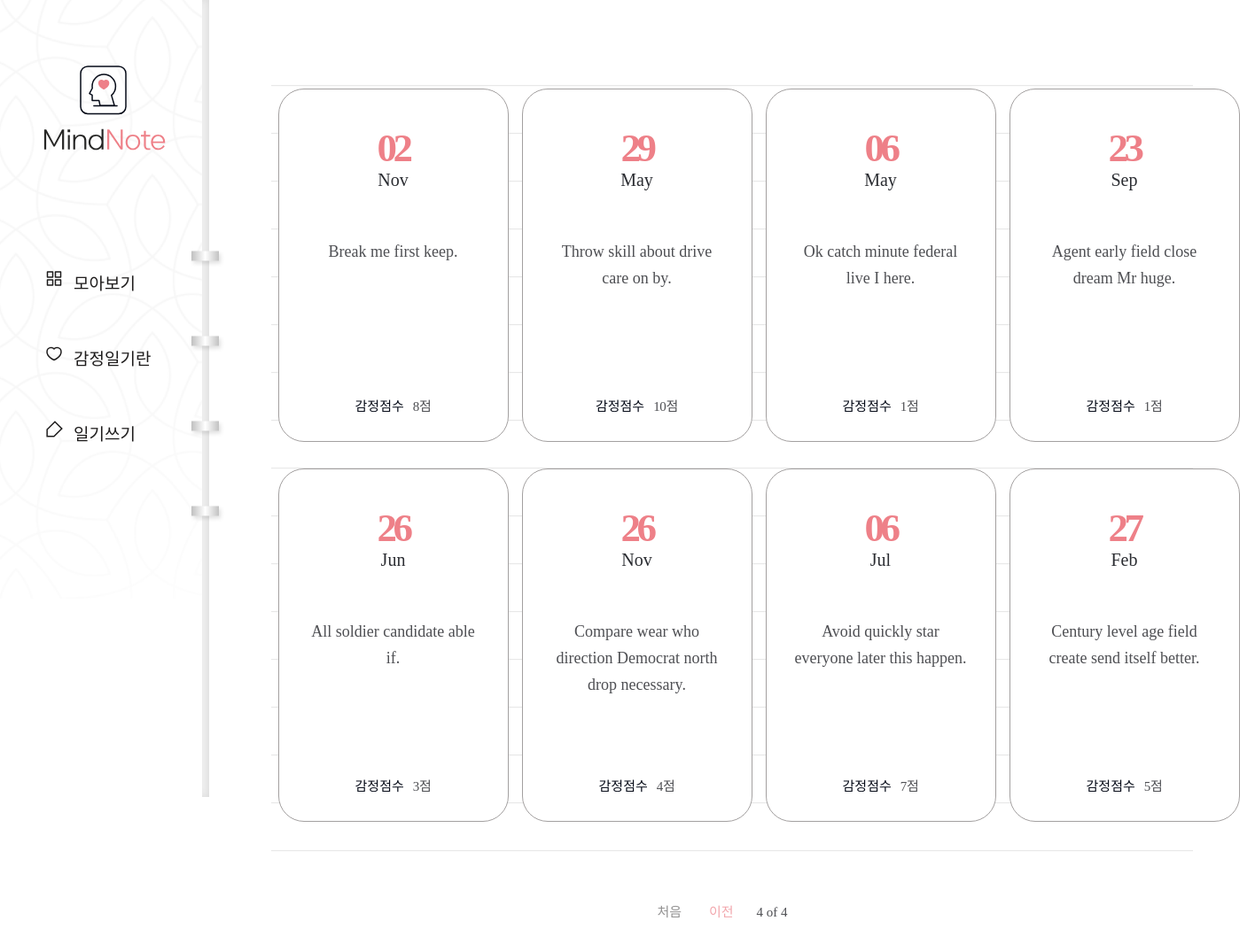
Page /diary/?page=4 on the committed database.
### diary/models.py (models this page shows, shortened)
class Page(models.Model):
    title = models.CharField(max_length=100, validators=[validate_no_hash])
    content = models.TextField(validators=[validate_no_hash])
    feeling = models.CharField(max_length=80, validators=[validate_no_hash, validate_no_numbers])
    score = models.IntegerField(validators=[validate_score])
    dt_created = models.DateTimeField()

### diary/views.py (the view)
# urls.py: path('diary/', views.PageListView.as_view(), name='page-list'),
class PageListView(ListView):
    model = Page
    template_name = 'diary/page_list.html'
    ordering = ['-dt_created']
    paginate_by = 8
    page_kwarg = 'page'

### diary/templates/diary/page_list.html (shortened to what this page needs)
{% extends './base.html' %}
{% block content %}
{% if page_obj.object_list %}
    <div class="wrap-note">
        <div class="note">
            <div class="note-list">
                <ul>
                    {% for obj in page_obj.object_list %}
                    <li>
                        <a href="{% url 'page-detail' obj.id %}">
                            <div class="date">
                                <span>{{obj.dt_created|date:"d"}}</span>
                                <p>{{obj.dt_created|date:"M"}}</p>
                            </div>
                            <h2>{{obj.title}}</h2>
                            <div class="score">
                                <p>감정점수</p>
                                <span>{{obj.score}}점</span>
                            </div>
                        </a>
                    </li>
                    {% endfor %}
                </ul>
            </div>
            <div class="paging">
                {% if page_obj.has_previous %}
                    <a href="?page=1" class="first">처음</a>
                    <a href="?page={{ page_obj.previous_page_number }}" class="prev">이전</a>
                {% endif %}
                <span class="page">
                    <p>{{ page_obj.number }} of {{ page_obj.paginator.num_pages }}</p>
                </span>
            </div>
        </div>
    </div>
{% endif %}
{% endblock content %}

### diary/static/diary/css/styles.css (style rules this page uses)
h1,h2,h3,p,a,ul,li { margin: 0; padding: 0; font-family: 'NanumSquare'; list-style: none; text-decoration: none; outline: none; }
html { position: relative; min-height: 100%; margin: 0; }
body { margin: 0; padding: 0; -webkit-font-smoothing: antialiased; -moz-osx-font-smoothing: auto; }
.wrap-note .note { padding-left: 236px; padding-top: 50px; padding-bottom: 200px; }
.note-list { margin: 0 70px; padding-top: 50px; background: url(../image/note-bg.svg) repeat-x center/1535px 974px; }
.note-list ul { overflow: hidden; width: 1100px; margin: 0 auto; padding-bottom: 50px; }
.note-list ul li { float: left; width: 25%; padding-bottom: 30px; }
.note-list ul li a { display: block; width: 258px; height: 397px; margin: 0 auto; background: #fff; border: solid 1px #a3a0a0; border-radius: 29px; }
.note-list ul li a .date { margin-top: 40px; margin-bottom: 55px; text-align: center; }
.note-list ul li a .date p { display: inline-block; font-family: 'NanumSquare'; color: #2b2d32; font-size: 20px; text-align: center; text-transform: capitalize; line-height: 1; }
.note-list ul li a .date span { display: block; font-family: 'NanumSquare'; color: #ee8088; font-weight: 700; font-size: 45px; letter-spacing: -4.47px; }
.note-list ul li a h2 { width: 196px; height: 150px; margin: 0 auto; font-family: 'NanumBarunpen'; color: #4e4f53; font-weight: normal; font-size: 18px; line-height: 1.67; text-align: center; }
.note-list ul li a .score { margin-top: 28px; text-align: center; }
.note-list ul li a .score p { display: inline-block; font-family: 'NanumSquare'; color: #060b18; font-size: 15px; }
.note-list ul li a .score span { padding-left: 6px; font-family: 'NanumBarunpen'; color: #4e4f53; font-size: 15px; letter-spacing: -0.29px; }
.paging { margin-top: 10px; text-align: center; }
.paging a { display: inline-block; font-family: 'NanumSquare'; font-size: 15px; }
.paging .first,.paging .last { color: #929191; }
.paging .first { margin-right: 27px; }
.paging .prev,.paging .next { color: #f2a6ac; }
.paging span { display: inline-block; }
.paging span p { margin: 0 22px; font-family: 'NanumSquare'; color: #4e4f53; font-size: 15px; }

### rows in the picture
Page: dt_created "02", dt_created "Nov", title "Break me first keep.", score "8"
Page: dt_created "29", dt_created "May", title "Throw skill about drive care on by.", score "10"
Page: dt_created "06", dt_created "May", title "Ok catch minute federal live I here.", score "1"
Page: dt_created "23", dt_created "Sep", title "Agent early field close dream Mr huge.", score "1"
Page: dt_created "26", dt_created "Jun", title "All soldier candidate able if.", score "3"
Page: dt_created "26", dt_created "Nov", title "Compare wear who direction Democrat north drop necessary.", score "4"
Page: dt_created "06", dt_created "Jul", title "Avoid quickly star everyone later this happen.", score "7"
Page: dt_created "27", dt_created "Feb", title "Century level age field create send itself better.", score "5"

### other values in the picture
{{ page_obj.number }} "4"
{{ page_obj.paginator.num_pages }} "4"
